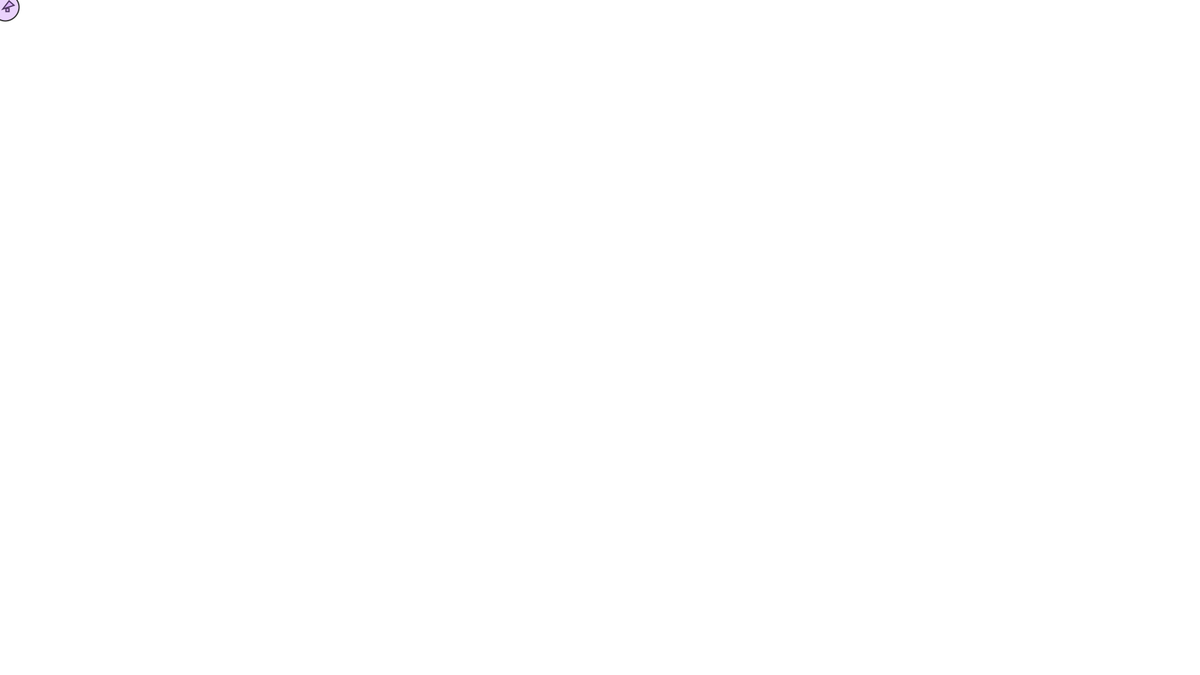
Frame 1 (no input)
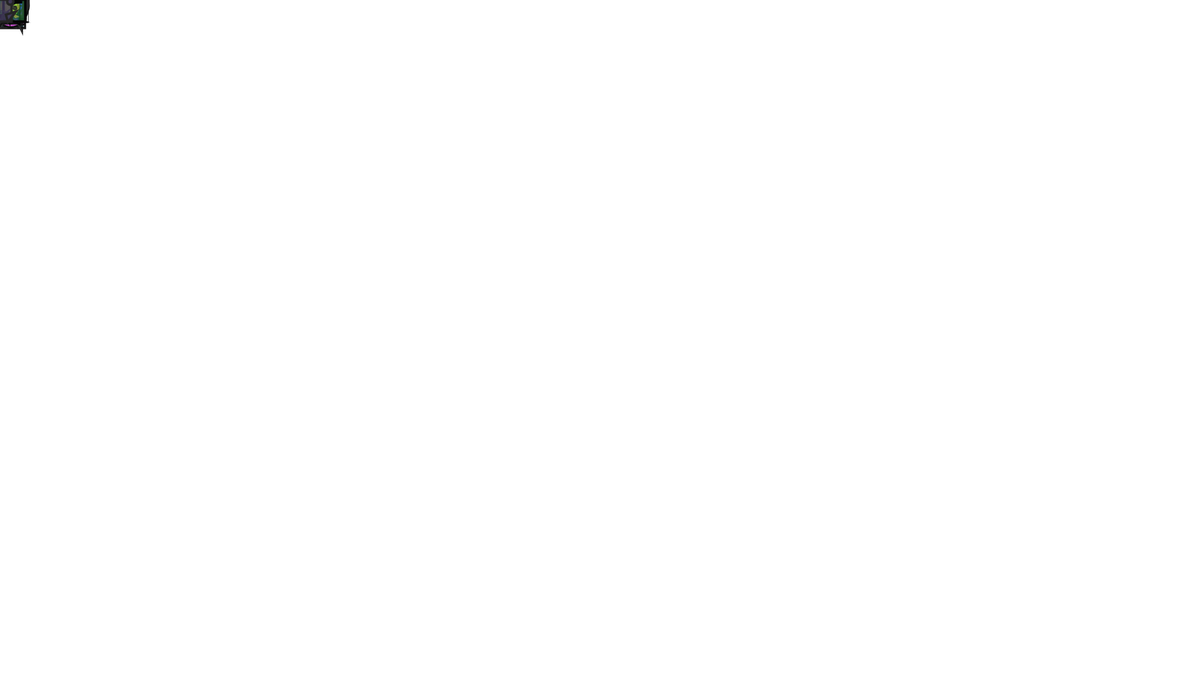
Frame 60 (the mouse pressed at the canvas centre just before this capture)
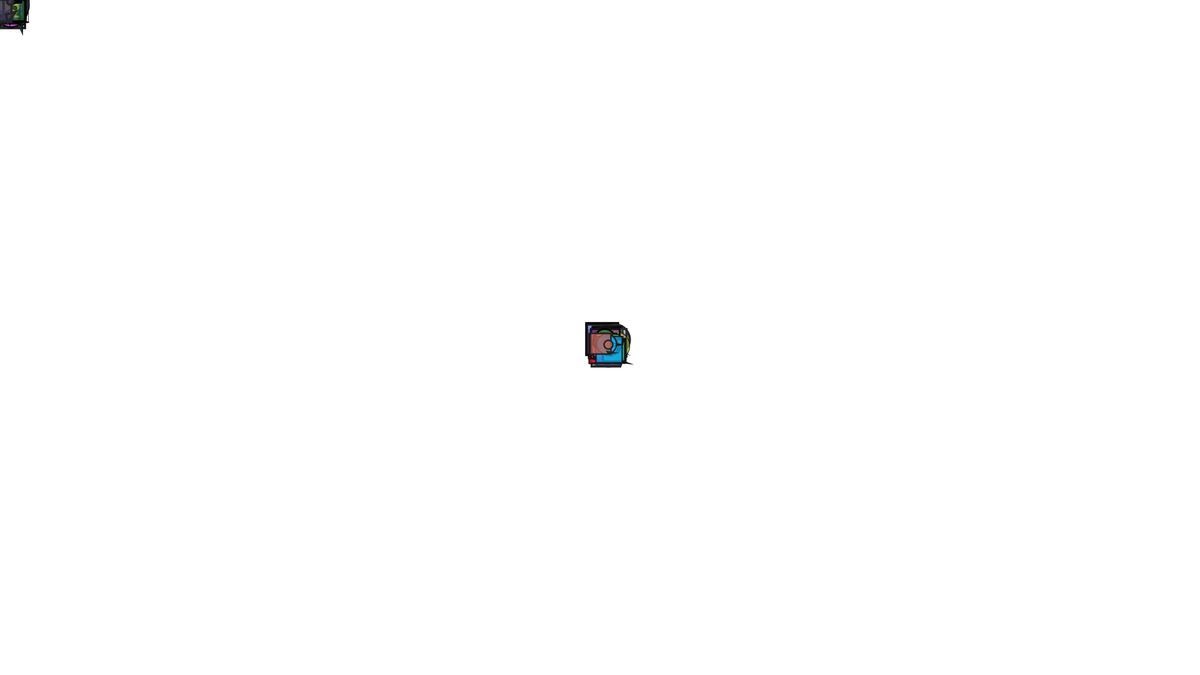
Frame 120 (the mouse held since frame 60 and released just before this capture)

The Processing sketch that drew these frames (run headless with seeded random() and noise(); from frame 60 on, the mouse is pressed at the canvas centre):

// Processing sketch: SS2_John
// ── SS2_John.pde
//square & circle o-matic!

float r;
float g;
float b;
float a;

float diam;
float x;
float y;

float st;
float stw;

float tx1;
float tx2;
float tx3;
float ty1;
float ty2;
float ty3;

float sq1;
float sq2;
float diam2;

float bg;

void setup(){
  size(1920,1080);
  background(255);
  frameRate(5);
}

void draw(){
r = random(255);
g = random(255);
b = random(255);
a = random(255);
diam = random(50);
x = random(1,25);
y = random(1,25);

tx1 = random(1,40);
tx2 = random(1,40);
tx3 = random(1,40);
ty1 = random(1,40);
ty2 = random(1,40);
ty3 = random(1,40);

sq1 = random(1,25);
sq2 = random(1,25);
diam2 = random(50);

st = random(0,50);
stw = random(0,5);


fill(r,g,b,a);
stroke(st);
strokeWeight(stw);
translate(mouseX,mouseY);

rectMode(CENTER);
rect(sq1,sq2,diam2,diam2);

triangle(tx1,ty1,tx2,ty2,tx3,ty3);
 ellipse(x,y,diam,diam);
}

void keyPressed(){
  background(r,g,b);
  frameRate(5);
}

void mousePressed(){
  frameRate(frameRate*2);
}
